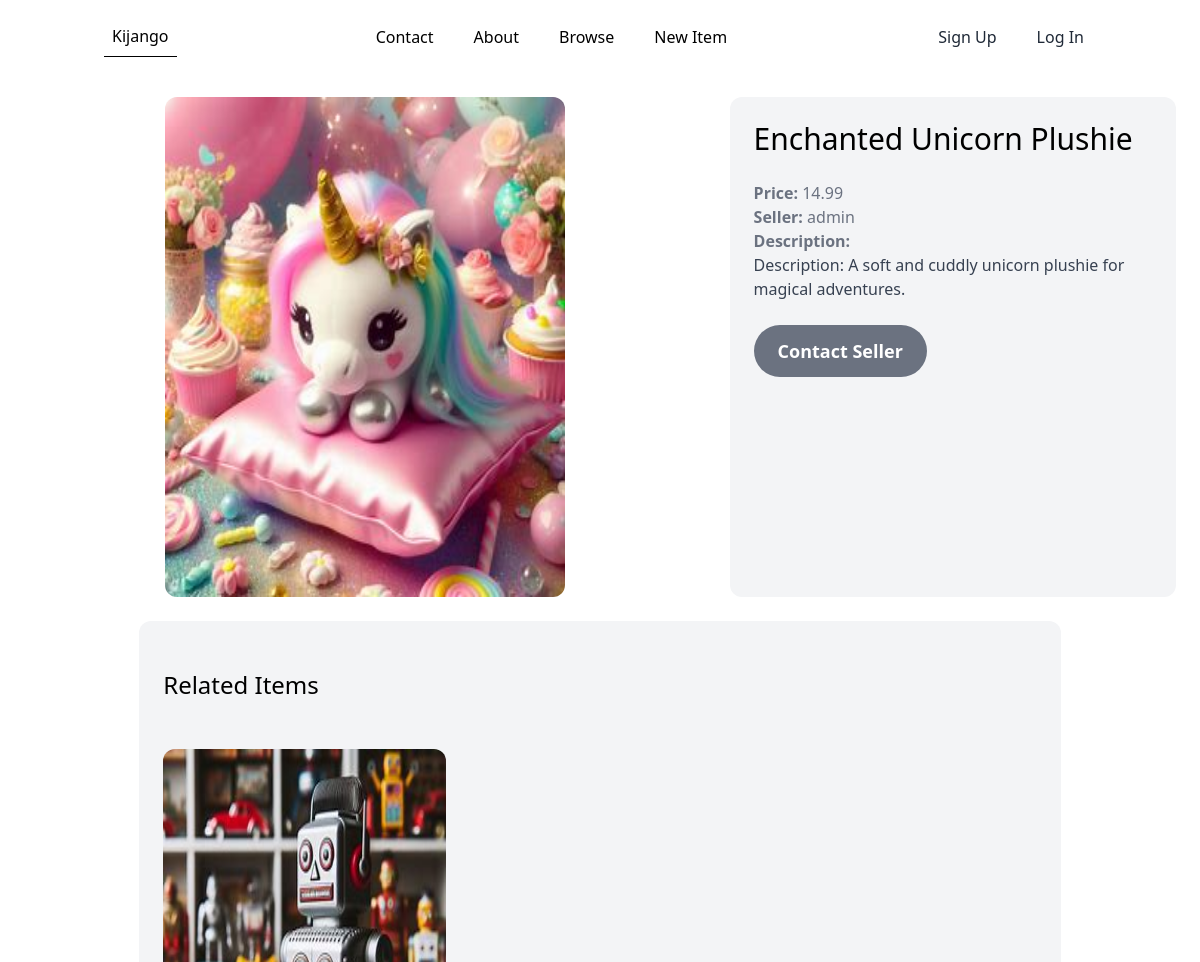
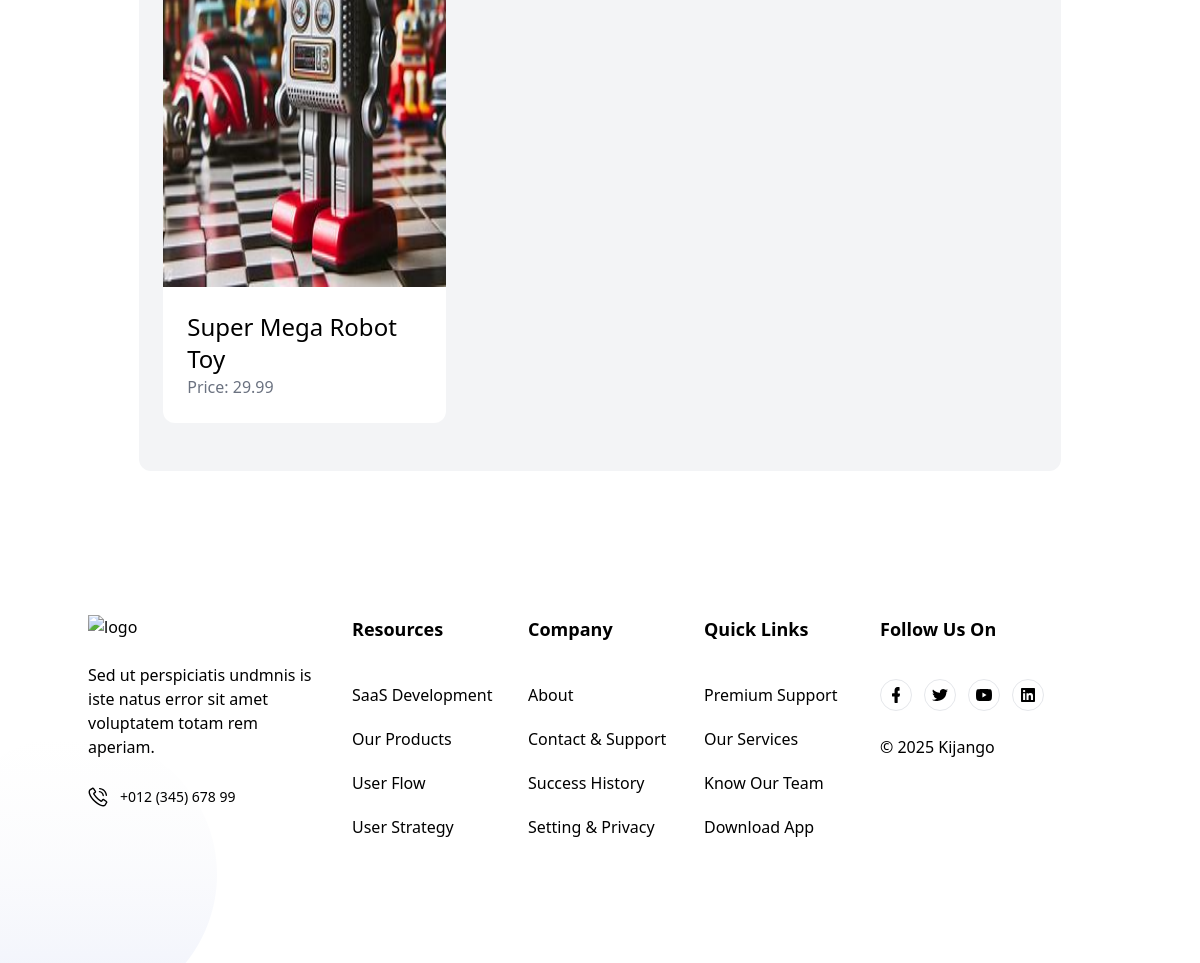
Screenshot of /items/25/ with the database file from the repository (2 pictures, top to bottom).
### item/models.py (models this page shows, shortened)
class Item(models.Model):
    category = models.ForeignKey(
        Category, related_name="items", on_delete=models.CASCADE
    )
    name = models.CharField(max_length=255)
    description = models.TextField(blank=True, null=True)
    price = models.FloatField()
    image = models.ImageField(upload_to="item_images", blank=True, null=True)
    is_sold = models.BooleanField(default=False)
    created_by = models.ForeignKey(User, related_name="items", on_delete=models.CASCADE)
    created_at = models.DateTimeField(auto_now_add=True)

### item/views.py (the view)
# urls.py: path('<int:pk>/', views.detail, name='detail'),
def detail(request, pk):
    item = get_object_or_404(Item, pk=pk)
    related_items = Item.objects.filter(category=item.category, is_sold=False).exclude(pk=pk)[0:3]
    return render(request, 'item/detail.html', {
        'item': item,
        'related_items' : related_items
    })

### item/templates/item/detail.html (shortened to what this page needs)
{% extends 'core/base.html' %}
{% block content %}
<div class="grid grid-cols-1 md:grid-cols-5 gap-6">
    <div class="md:col-span-3 flex items-center justify-center">
        <img src="{{ item.image.url }}" class="rounded-xl w-full md:w-[400px] h-[500px]" />
    </div>
    <div class="md:col-span-2 p-6 bg-gray-100 rounded-xl">
        <h1 class="mb-6 text-3xl">{{ item.name }} </h1>
        <p class="text-gray-500"><strong>Price: </strong>{{ item.price }}</p>
        <p class="text-gray-500"><strong>Seller: </strong>{{ item.created_by.username }}</p>
        {% if item.description %}
            <p class="text-gray-700"><strong class="text-gray-500">Description: </strong><br>{{ item.description }}</p>
        {% endif %}
        {% if request.user == item.created_by %}
            <div class="mt-6 p-6 bg-white rounded-xl">
                <p>This is your item!</p>
                <a href="{% url 'item:edit' item.id %}" class="inline-block mt-3 px-4 py-2 text-lg font-semibold bg-gray-500 text-white rounded-full">Edit</a>
                <a href="{% url 'item:delete' item.id %}" class="inline-block mt-6 px-4 py-2 text-lg font-semibold bg-red-500 text-white rounded-full">Delete</a>
            </div>
        {% else %}
            <a href="{% url 'conversation:new' item.id %}" class="inline-block mt-6 px-6 py-3 text-lg font-semibold bg-gray-500 text-white rounded-full hover:bg-gray-700">Contact Seller</a>
        {% endif %}
    </div>
</div>
<div class="mt-6 px-6 py-12 bg-gray-100 rounded-xl max-w-[80%] justify-center mx-auto">
    <h2 class="mb-12 text-2xl">Related Items</h2>
    <div class="grid grid-cols-1 sm:grid-cols-2 md:grid-cols-3 gap-3">
        {% for item in related_items %}
            <div class="flex justify-center">
                <a href="{% url 'item:detail' item.id %}">
                    <div class="mx-auto max-w-[500px]">
                        <img src="{{ item.image.url }}" class="rounded-t-xl w-[400px] h-[500px]" />
                    </div>
                    <div class="p-6 bg-white rounded-b-xl">
                        <h2 class="text-2xl">{{ item.name }}</h2>
                        <p class="text-gray-500">Price: {{ item.price }}</p>
                    </div>
                </a>
            </div>
        {% endfor %}
    </div>
</div>
{% endblock %}

### rows the page displays
Item: image (picture), name "Enchanted Unicorn Plushie", price "14.99", created_by.username "admin", description "Description: A soft and cuddly unicorn plushie for magical adventures."
Item: image (picture), name "Super Mega Robot Toy", price "29.99"
